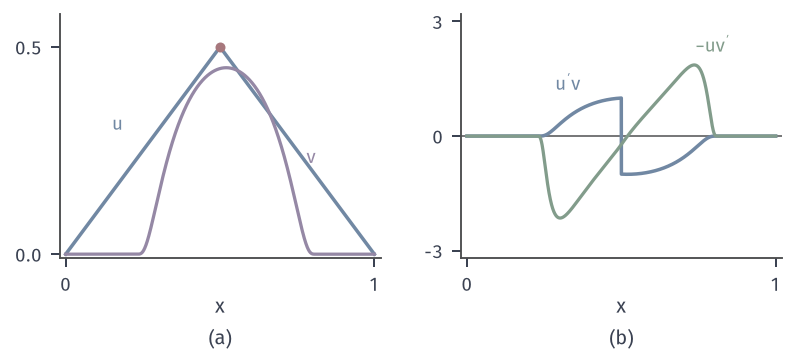

Reproduce this figure in Python.
from pathlib import Path
import sys
HERE = Path(__file__).resolve().parent
sys.path.insert(0, str(HERE.parent/"ellip-common"))
from ellip_fig import *
# weak derivative on kink: u=1/2-|x-1/2|, smooth bump v
x = np.linspace(0, 1, 40001)
u = .5-np.abs(x-.5); du = np.where(x < .5, 1., -1.)
c, w = .52, .3
z = (x-c)/w
v = np.zeros_like(x); m = np.abs(z) < 1
v[m] = np.exp(1-1/(1-z[m]**2))
dv = np.zeros_like(x); dv[m] = v[m]*(-2*z[m]/(1-z[m]**2)**2)/w
I1 = np.trapezoid(du*v, x); I2 = np.trapezoid(-u*dv, x)
fig, axes = figure(width_mm=112, height_mm=50, ncols=2)
panel(fig, left=.075, wspace=.25, bottom=.27)
ax = axes[0]
ax.plot(x, u, color=BLUE, lw=1.4); ax.plot(x, .45*v, color=PURPLE, lw=1.3)
dot(ax, .5, .5, RED, 4)
lab(ax, .15, .3, '$u$', BLUE); lab(ax, .78, .22, '$v$', PURPLE)
ax.set_xlim(-.02, 1.02); ax.set_ylim(-.01, .58); ax.set_xticks([0, 1]); ax.set_yticks([0, .5]); hat01(ax)
ax = axes[1]
ax.axhline(0, color=STROKE, lw=.6)
ax.plot(x, du*v, color=BLUE, lw=1.4); ax.plot(x, -u*dv, color=GREEN, lw=1.3)
lab(ax, .37, 1.2, "$u'v$", BLUE, ha='right'); lab(ax, .74, 2.2, "$-uv'$", GREEN, ha='left')
ax.set_xlim(-.02, 1.02); ax.set_ylim(-3.2, 3.2); ax.set_xticks([0, 1]); ax.set_yticks([-3, 0, 3]); hat01(ax)
tags(fig, axes)
save(fig, HERE, 'figure', {'int_du_v': float(I1), 'int_minus_u_dv': float(I2), 'bump_center': c, 'bump_halfwidth': w})
print(I1, I2)
